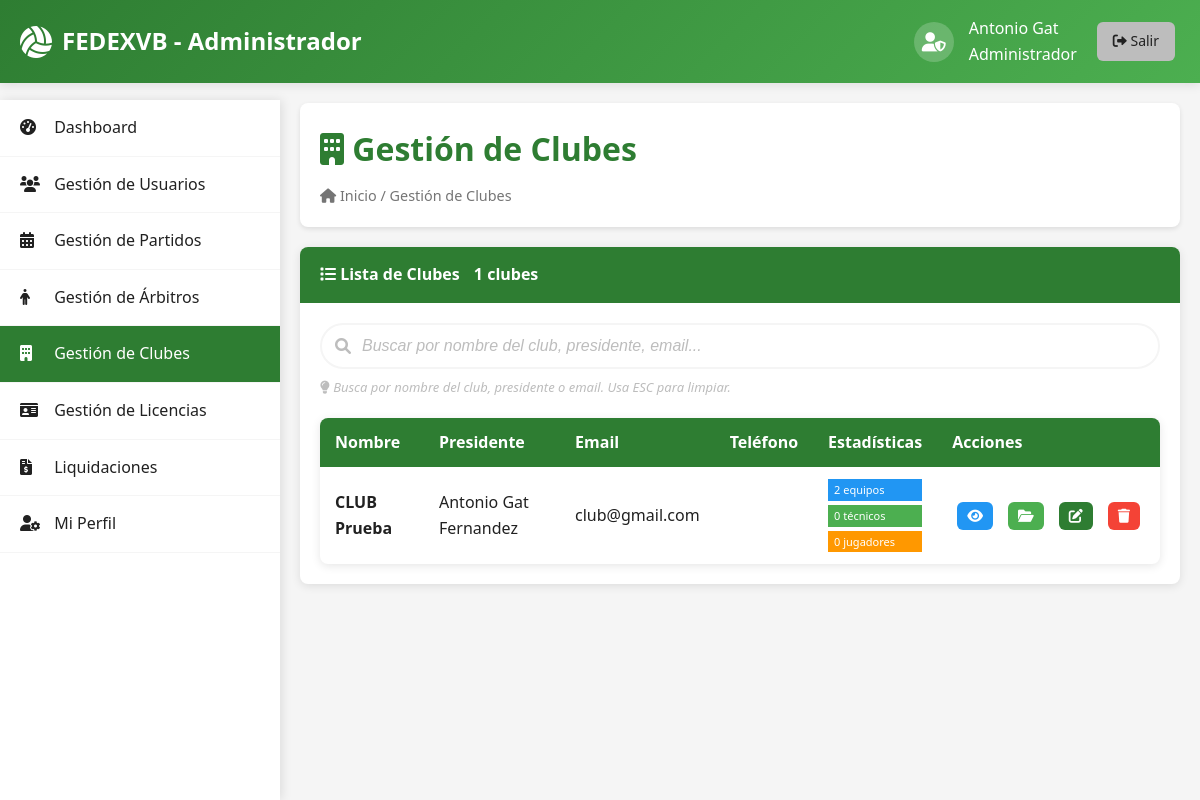
Page /admin/clubes.php (signed in) on the committed database.
### tables this page shows
CREATE TABLE IF NOT EXISTS `clubes` (
  `id` int(11) NOT NULL AUTO_INCREMENT,
  `usuario_id` int(11) NOT NULL,
  `nombre_club` varchar(200) NOT NULL,
  `razon_social` varchar(300) DEFAULT NULL,
  `nombre_responsable` varchar(200) NOT NULL,
  `iban` varchar(34) DEFAULT NULL,
  PRIMARY KEY (`id`),
  UNIQUE KEY `usuario_id` (`usuario_id`),
  CONSTRAINT `clubes_ibfk_1` FOREIGN KEY (`usuario_id`) REFERENCES `usuarios` (`id`) ON DELETE CASCADE
);

CREATE TABLE IF NOT EXISTS `usuarios` (
  `id` int(11) NOT NULL AUTO_INCREMENT,
  `tipo_usuario` enum('administrador','arbitro','club') NOT NULL,
  `email` varchar(255) NOT NULL,
  `password` varchar(255) NOT NULL,
  `password_temporal` tinyint(1) DEFAULT 1,
  `fecha_creacion` timestamp NOT NULL DEFAULT current_timestamp(),
  `activo` tinyint(1) DEFAULT 1,
  PRIMARY KEY (`id`),
  UNIQUE KEY `email` (`email`)
);

### includes/auth.php (called while the page is built, shortened)
<?php
require_once __DIR__ . '/../config/database.php';
class Auth {
    public function __construct() {
        $database = new Database();
    }
    public function isLoggedIn() {
        return isset($_SESSION['user_id']);
    }
    public function getUserType() {
        return $_SESSION['user_type'] ?? null;
    }
    public function getUsername() {
        $name = $_SESSION['user_name'] ?? '';
        $lastname = $_SESSION['user_lastname'] ?? '';
        return trim($name . ' ' . $lastname);
    }
}
?>

### config/database.php (called while the page is built, shortened)
<?php
class Database {
    private $host;
    private $db_name;
    private $username;
    private $password;
    public function __construct() {
        $this->host = DB_HOST;
        $this->db_name = DB_NAME;
        $this->username = DB_USER;
        $this->password = DB_PASS;
    }
    public function getConnection() {
        $this->conn = null;
        try {
            $this->conn = new PDO("mysql:host=" . $this->host . ";dbname=" . $this->db_name . ";charset=utf8",
                                  $this->username, $this->password);
            $this->conn->setAttribute(PDO::ATTR_ERRMODE, PDO::ERRMODE_EXCEPTION);
        } catch(PDOException $exception) {
            echo "Error de conexión: " . $exception->getMessage();
        }
        return $this->conn;
    }
}
?>

### admin/clubes.php (the view, shortened to what this page needs)
<?php
require_once '../includes/auth.php';
require_once '../config/database.php';
$auth = new Auth();
$auth->requireUserType('administrador');
$database = new Database();
$conn = $database->getConnection();
try {
    $stmt = $conn->prepare("
        SELECT c.id, c.usuario_id, c.nombre_club as nombre, c.razon_social,
               c.nombre_responsable as presidente, c.iban,
               u.email,
               '' as direccion,
               '' as telefono,
               '' as telefono_presidente,
               COUNT(e.id) as total_equipos,
               (SELECT COUNT(*) FROM tecnicos t
                JOIN equipos eq ON t.equipo_id = eq.id
                WHERE eq.club_id = c.id) as total_tecnicos,
               (SELECT COUNT(*) FROM jugadores j
                JOIN equipos eq ON j.equipo_id = eq.id
                WHERE eq.club_id = c.id) as total_jugadores
        FROM clubes c
        JOIN usuarios u ON c.usuario_id = u.id
        LEFT JOIN equipos e ON c.id = e.club_id
        WHERE u.activo = 1 AND u.tipo_usuario = 'club'
        GROUP BY c.id
        ORDER BY c.nombre_club
    ");
    $stmt->execute();
    $clubes = $stmt->fetchAll(PDO::FETCH_ASSOC);
} catch (Exception $e) {
    $clubes = [];
    $message = error_message('Error al cargar los clubes: ' . $e->getMessage());
}
?>
<!DOCTYPE html>
<html lang="es">
<head>
    <link rel="stylesheet" href="../assets/css/style.css">
    <link rel="stylesheet" href="../assets/css/search-bar.css">
    <link rel="stylesheet" href="https://cdnjs.cloudflare.com/ajax/libs/font-awesome/6.0.0/css/all.min.css">
</head>
<body>
    <header class="header">
        <div class="container">
            <div class="header-content">
                <div class="logo">
                    <i class="fas fa-volleyball-ball"></i>
                    <span>FEDEXVB - Administrador</span>
                </div>
                <div class="user-info">
                    <div class="user-avatar">
                        <i class="fas fa-user-shield"></i>
                    </div>
                    <div>
                        <div class="user-name"><?php echo htmlspecialchars($auth->getUsername()); ?></div>
                        <div class="user-role">Administrador</div>
                    </div>
                    <a href="../includes/logout.php" class="btn btn-secondary btn-sm">
                        <i class="fas fa-sign-out-alt"></i> Salir
                    </a>
                </div>
            </div>
        </div>
    </header>
    <nav class="sidebar">
        <ul class="sidebar-menu">
            <li><a href="dashboard.php"><i class="fas fa-tachometer-alt"></i> Dashboard</a></li>
            <li><a href="usuarios.php"><i class="fas fa-users"></i> Gestión de Usuarios</a></li>
            <li><a href="partidos.php"><i class="fas fa-calendar-alt"></i> Gestión de Partidos</a></li>
            <li><a href="arbitros.php"><i class="fa-solid fa-person"></i> Gestión de Árbitros</a></li>
            <li><a href="clubes.php" class="active"><i class="fas fa-building"></i> Gestión de Clubes</a></li>
            <li><a href="licencias.php"><i class="fas fa-id-card"></i> Gestión de Licencias</a></li>
            <li><a href="liquidaciones.php"><i class="fas fa-file-invoice-dollar"></i> Liquidaciones</a></li>
            <li><a href="perfil.php"><i class="fas fa-user-cog"></i> Mi Perfil</a></li>
        </ul>
    </nav>
    <main class="main-content">
        <div class="content-header">
            <h1><i class="fas fa-building"></i> Gestión de Clubes</h1>
            <div class="breadcrumb">
                <i class="fas fa-home"></i> Inicio / Gestión de Clubes
            </div>
        </div>
        <div class="card">
            <div class="card-header">
                <i class="fas fa-list"></i> Lista de Clubes
                <span class="badge" style="background: var(--primary-green); color: white; margin-left: 10px;">
                    <span id="total-count"><?php echo count($clubes); ?></span> clubes
                </span>
            </div>
            <div class="card-body">
                <?php if (!empty($clubes)): ?>
                    <div class="search-container">
                        <div class="search-input-group">
                            <div class="search-input-icon">
                                <i class="fas fa-search"></i>
                                <input type="text"
                                       id="searchInput"
                                       placeholder="Buscar por nombre del club, presidente, email..."
                                       class="search-input-field">
                            </div>
                        </div>
                        <div class="search-help">
                            <i class="fas fa-lightbulb"></i>
                            <em>Busca por nombre del club, presidente o email. Usa ESC para limpiar.</em>
                        </div>
                    </div>
                    <div class="table-responsive">
                        <table class="table searchable-table">
                            <thead>
                                <tr>
                                    <th>Nombre</th>
                                    <th>Presidente</th>
                                    <th>Email</th>
                                    <th>Teléfono</th>
                                    <th>Estadísticas</th>
                                    <th>Acciones</th>
                                </tr>
                            </thead>
                            <tbody>
                                <?php foreach ($clubes as $club): ?>
                                    <tr>
                                        <td>
                                            <strong><?php echo htmlspecialchars($club['nombre']); ?></strong>
                                        </td>
                                        <td>
                                            <?php echo htmlspecialchars($club['presidente']); ?>
                                        </td>
                                        <td><?php echo htmlspecialchars($club['email']); ?></td>
                                        <td><?php echo htmlspecialchars($club['telefono']); ?></td>
                                        <td>
                                            <div class="estadisticas-club">
                                                <span class="badge badge-info"><?php echo $club['total_equipos']; ?> equipos</span>
                                                <span class="badge badge-success"><?php echo $club['total_tecnicos']; ?> técnicos</span>
                                                <span class="badge badge-warning"><?php echo $club['total_jugadores']; ?> jugadores</span>
                                            </div>
                                        </td>
                                        <td>
                                            <div class="action-buttons">
                                                <button class="btn btn-info btn-sm" onclick="verDetallesClub(<?php echo $club['id']; ?>, '<?php echo htmlspecialchars($club['nombre']); ?>')" title="Ver Detalles">
                                                    <i class="fas fa-eye"></i>
                                                </button>
                                                <button class="btn btn-success btn-sm" onclick="gestorArchivos(<?php echo $club['id']; ?>, '<?php echo htmlspecialchars($club['nombre']); ?>')" title="Gestor de Archivos">
                                                    <i class="fas fa-folder-open"></i>
                                                </button>
                                                <button class="btn btn-primary btn-sm" onclick="editarClub(<?php echo htmlspecialchars(json_encode($club)); ?>)" title="Editar">
                                                    <i class="fas fa-edit"></i>
                                                </button>
                                                <button class="btn btn-danger btn-sm" onclick="eliminarClub(<?php echo $club['id']; ?>, '<?php echo htmlspecialchars($club['nombre']); ?>')" title="Eliminar">
                                                    <i class="fas fa-trash"></i>
                                                </button>
                                            </div>
                                        </td>
                                    </tr>
                                <?php endforeach; ?>
                            </tbody>
                        </table>
                    </div>
                <?php endif; ?>
            </div>
        </div>
    </main>
</body>
</html>

### assets/css/style.css (style rules this page uses)
:root { --primary-green: #2E7D32; --light-green: #4CAF50; --dark-green: #1B5E20; --primary-black: #212121; --light-black: #424242; --primary-white: #FFFFFF; --light-gray: #F5F5F5; --medium-gray: #BDBDBD; --dark-gray: #757575; --success: #4CAF50; --warning: #FF9800; --error: #F44336; --info: #2196F3; }
* { margin: 0; padding: 0; box-sizing: border-box; }
body { font-family: 'Segoe UI', Tahoma, Geneva, Verdana, sans-serif; background-color: var(--light-gray); color: var(--primary-black); line-height: 1.6; }
.container { max-width: 1200px; margin: 0 auto; padding: 0 20px; }
.header { background: linear-gradient(135deg, var(--primary-green), var(--light-green)); color: var(--primary-white); padding: 1rem 0; box-shadow: 0 2px 10px rgba(0,0,0,0.1); }
.header-content { display: flex; justify-content: space-between; align-items: center; flex-wrap: wrap; }
.logo { display: flex; align-items: center; gap: 10px; font-size: 1.5rem; font-weight: bold; }
.logo i { font-size: 2rem; }
.user-info { display: flex; align-items: center; gap: 15px; color: var(--primary-white); }
.user-avatar { width: 40px; height: 40px; background-color: rgba(255,255,255,0.2); border-radius: 50%; display: flex; align-items: center; justify-content: center; font-size: 1.2rem; }
.sidebar { background-color: var(--primary-white); width: 280px; height: calc(100vh - 100px); position: fixed; left: 0; top: 100px; overflow-y: auto; box-shadow: 2px 0 10px rgba(0,0,0,0.1); z-index: 1000; }
.sidebar-menu { list-style: none; padding: 0; }
.sidebar-menu li { border-bottom: 1px solid var(--light-gray); }
.sidebar-menu a { display: block; padding: 15px 20px; text-decoration: none; color: var(--primary-black); transition: all 0.3s ease; }
.sidebar-menu a.active { background-color: var(--primary-green); color: var(--primary-white); }
.sidebar-menu i { margin-right: 10px; width: 20px; }
.main-content { margin-left: 280px; padding: 20px; min-height: calc(100vh - 100px); }
.content-header { background-color: var(--primary-white); padding: 20px; border-radius: 8px; margin-bottom: 20px; box-shadow: 0 2px 5px rgba(0,0,0,0.1); }
.content-header h1 { color: var(--primary-green); margin-bottom: 10px; }
.breadcrumb { color: var(--dark-gray); font-size: 0.9rem; }
.card { background-color: var(--primary-white); border-radius: 8px; box-shadow: 0 2px 10px rgba(0,0,0,0.1); margin-bottom: 20px; overflow: hidden; }
.card-header { background-color: var(--primary-green); color: var(--primary-white); padding: 15px 20px; font-weight: bold; }
.card-body { padding: 20px; }
.btn { display: inline-block; padding: 12px 24px; border: none; border-radius: 6px; cursor: pointer; text-decoration: none; font-size: 1rem; font-weight: 500; text-align: center; transition: all 0.3s ease; margin: 5px; }
.btn-primary { background-color: var(--primary-green); color: var(--primary-white); }
.btn-secondary { background-color: var(--medium-gray); color: var(--primary-black); }
.btn-success { background-color: var(--success); color: var(--primary-white); }
.btn-danger { background-color: var(--error); color: var(--primary-white); }
.btn-info { background-color: var(--info); color: var(--primary-white); }
.btn-sm { padding: 8px 16px; font-size: 0.875rem; }
.table { width: 100%; border-collapse: collapse; background-color: var(--primary-white); border-radius: 8px; overflow: hidden; box-shadow: 0 2px 10px rgba(0,0,0,0.1); }
.table th, .table td { padding: 12px 15px; text-align: left; border-bottom: 1px solid var(--light-gray); }
.table th { background-color: var(--primary-green); color: var(--primary-white); font-weight: 600; }
.table tr:last-child td { border-bottom: none; }
.estadisticas-club { display: flex; flex-direction: column; gap: 4px; }
.estadisticas-club .badge { font-size: 11px; padding: 2px 6px; }
.badge-success { background-color: var(--success); color: white; }
.badge-warning { background-color: var(--warning); color: white; }
.badge-info { background-color: var(--info); color: white; }
.table thead th { background-color: var(--primary-green); color: white; border: none; font-weight: 600; }
.action-buttons { display: flex; gap: 5px; }
.action-buttons .btn { padding: 6px 10px; font-size: 0.875rem; }

### rows in the picture
clubes: nombre_club "CLUB Prueba", nombre_responsable "Antonio Gat Fernandez", usuario.email "club@gmail.com", total_equipos "2", total_tecnicos "0", total_jugadores "0"

### other values in the picture
$auth->getUsername() "Antonio Gat"
count($clubes) "1"
